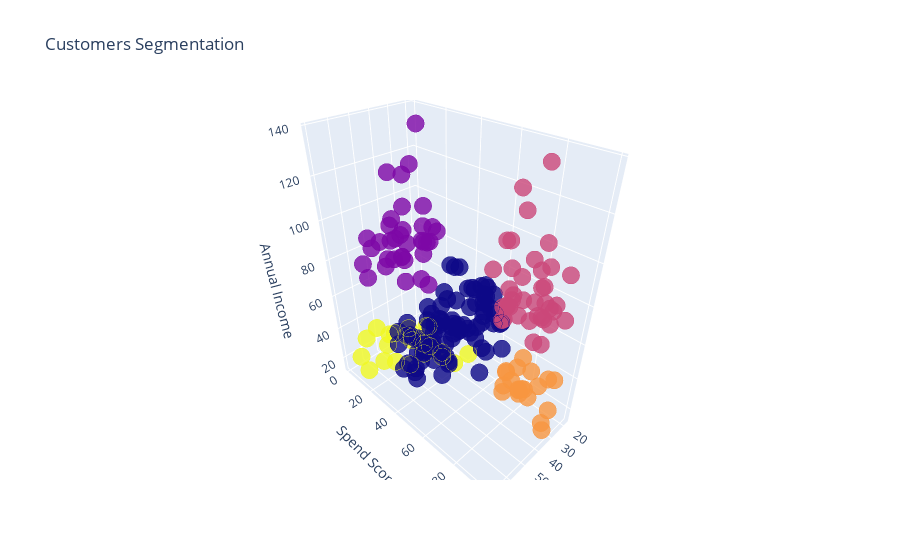

Notebook cell for this chart:
### Code cell
import plotly.graph_objs as go
import plotly as py
py.offline.init_notebook_mode(connected = True)
df4['cluster_id'] =  model_ais.labels_
trace1 = go.Scatter3d(
    x = df4['Age'],
    y = df4['Spend_Score'],
    z = df4['Annual_Income'],
    mode ='markers',
    marker = dict(color = df4['cluster_id'], size = 6, line = dict(color= df4['cluster_id'], width= 12), opacity = 0.8)) 
data = [trace1]
layout = go.Layout(title= 'Customers Segmentation', scene = dict(xaxis = dict(title  = 'Age'), yaxis = dict(title  = 'Spend Score'), zaxis = dict(title  = 'Annual Income')))
fig = go.Figure(data = data, layout=layout)
py.offline.iplot(fig)
plt.show();

### Figure 1 — Plotly figure (JSON) as saved in the notebook; plotly's stock layout.template omitted (floating-point values rounded to 4 significant figures; data arrays with more than 128 entries replaced by an {"elided": "..."} marker saying what was removed)
{"data": [{"marker": {"color": {"elided": "200 int values"}, "line": {"color": {"elided": "200 int values"}, "width": 12}, "opacity": 0.8, "size": 6}, "mode": "markers", "x": {"elided": "200 int values"}, "y": {"elided": "200 int values"}, "z": {"elided": "200 int values"}, "type": "scatter3d"}], "layout": {"scene": {"xaxis": {"title": {"text": "Age"}}, "yaxis": {"title": {"text": "Spend Score"}}, "zaxis": {"title": {"text": "Annual Income"}}}, "title": {"text": "Customers Segmentation"}}}
